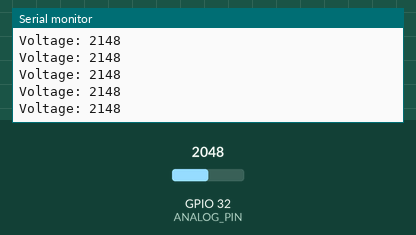
This sketch was run on a simulated ESP32. On the bench: the last lines printed to the serial monitor. Inputs (shaded band) come from the test bench; at power-on: GPIO 32 (ANALOG_PIN) = 2048. WiFi joins after 1.5 s; servers stay silent unless stated; uploads are accepted with an empty reply.

Above: at 6.5 s.
6.6 s: GPIO 32 (ANALOG_PIN) set to 491
At 6.76 s:
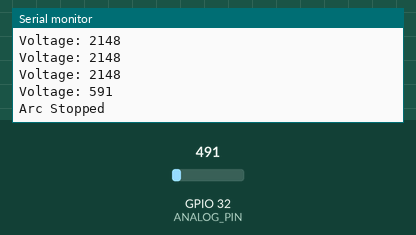
8.1 s: GPIO 32 (ANALOG_PIN) set to 640
At 8.27 s:
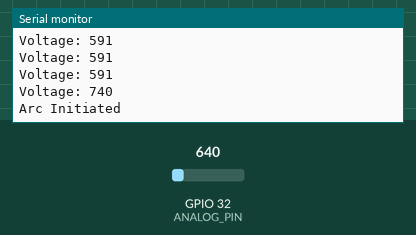
Timing chart, 0 to 11.1 s (numbered marks = the images above; inputs shaded):
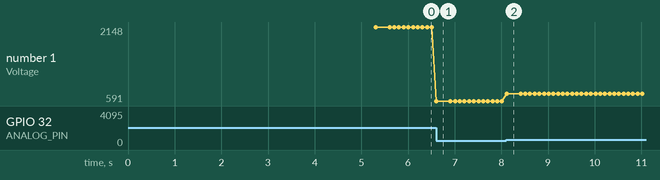

The sketch:

Little_SPARC_Source_Code.ino
```cpp
#include <esp_task_wdt.h>

//---- Website ----
#include <HTTPClient.h>
#include <WiFi.h>
#include <WiFiMulti.h>

HTTPClient http;
String Link, LinkTiming, Mode, Status, payload;
int httpCode;

WiFiMulti wifiMulti;

bool arcDetected = false;
bool uidRead = false;
String uid = "RONSTAN-2";
String weldID;
String currentTime;
unsigned long arcInitiatedTime = 0;
bool arcInitiated = false;
unsigned long arcStartTime = 0; // Variable to track the start time of arc initiation

float sumCurrentDC = 0;
int counterCurrentDC = 0;
bool initializationDone = false;

float averageCurrentDC = 0.0;  // Variable to store the average currentDC during arc-on period

const char *ssid1 = "ico";
const char *password1 = "19403054";
const char *host1 = "test.sparcmonitoring.com";

const char *ssid2 = "MetronARC";
const char *password2 = "2468g0a7";
const char *host2 = "ronstan.sparcmonitoring.com";

const char *ssid3 = "MetronARCs Technology";
const char *password3 = "2468g0a7A7B7*";
const char *host3 = "ronstan.sparcmonitoring.com";

const char* host = "";
String machineID = "RONSTAN-2";
byte statusKoneksi;

int area = 1;

const float FACTOR = 50; //50A/1V from teh CT
const float multiplier = 0.0000394;
int16_t currentRMS, currentDC, newCurrentDC;

long millisSebelum;
byte detik, menit, jam;
String detikS, menitS, jamS, jmdS;
byte statusWaktu;
String statusT;

unsigned long previousMillis = 0;
const int period = 1;

const float ESPVCC = 3.3; // Voltage of your Arduino
const unsigned long VALUE_R1 = 21500;
const unsigned long VALUE_R2 = 3280;
const double VOLTAGE_SOURCE = 25.4;
const int ANALOG_PIN = 32;
const int INPUT_RESOLUTION = 4096;
const float AVERAGE_OF = 500;

int analogValue;
int voltageMillivolts;
float voltage;
float calibration;
char voltageString[10]; // Global variable for voltage string
float voltageAverage;

unsigned long previousCheckTimeMillis = 0;
const unsigned long checkTimeInterval = 60000; // 10 seconds in milliseconds

void heartBeat() {
  String startReading = "heartBeat";
  Link = "https://" + String(host) + "/backEnd/checkTime.php?State=" + startReading + "&MachineID=" + machineID + "&weldID=" + weldID;

  int retryCount = 0;
  const int maxRetries = 10;  // Maximum number of retries before resetting the ESP32
  unsigned long retryInterval = 1000;  // Interval between retries in milliseconds
  unsigned long retryStartTime = millis();  // Store the start time for retries

  while (true) {
    http.begin(Link);
    httpCode = http.GET();

    if (httpCode == 200) {
      payload = http.getString();
      Serial.println("HTTP GET response: " + String(httpCode));

      payload.trim();
      Serial.println("Payload: " + payload);

      currentTime = payload;
      http.end();
      break;  // Exit the loop if the response is successful
    } else {
      Serial.println("HTTP GET failed. Retrying...");
      retryCount++;  // Increment the retry counter

      // Wait for the retry interval before trying again
      while (millis() - retryStartTime < retryInterval) {
        // Do nothing, just wait for the retry interval to pass
      }
      retryStartTime = millis();  // Reset the start time for the next retry

      if (retryCount >= maxRetries) {
        Serial.println("HTTP GET failed after maximum retries. Resetting ESP32...");
        delay(2000);  // Wait for 2 seconds before resetting (keeping this delay for resetting)
        ESP.restart();  // Reset the ESP32
      }
    }
  }
}

void firstHeartBeat() {
  String startReading = "firstHeartBeat";
  Link = "https://" + String(host) + "/backEnd/checkFirst.php?State=" + startReading + "&MachineID=" + machineID + "&Area=" + area + "&weldID=" + weldID + "&UID=" + uid;

  int retryCount = 0;
  const int maxRetries = 10;
  unsigned long retryStartTime = 0;
  bool retrying = false;

  while (true) {
    if (!retrying || millis() - retryStartTime >= 1000) { // 1 second retry interval
      http.begin(Link);
      int httpCode = http.GET();

      if (httpCode == 200) {
        String payload = http.getString();
        Serial.println("HTTP GET response: " + String(httpCode));
        payload.trim();
        Serial.println("Payload: " + payload);

        currentTime = payload;
        http.end();
        break;
      } else {
        Serial.println("HTTP GET failed. Retrying...");
        retrying = true;
        retryStartTime = millis();
        retryCount++;

        if (retryCount >= maxRetries) {
          Serial.println("HTTP GET failed after maximum retries. Resetting ESP32...");
          delay(2000);
          ESP.restart();
        }
      }
    }
  }
}


void checkWeldID() {
  String startReading = "Start";
  Link = "https://" + String(host) + "/backEnd/checkWeldID.php?State=" + startReading + "&MachineID=" + machineID;

  int retryCount = 0;
  const int maxRetries = 10;  // Maximum number of retries before resetting the ESP32
  unsigned long retryInterval = 1000;  // 1 second interval between retries
  unsigned long lastRetryTime = 0;     // Timestamp of the last retry

  while (true) {
    if (millis() - lastRetryTime >= retryInterval) {
      lastRetryTime = millis();

      http.begin(Link);
      int httpCode = http.GET();

      if (httpCode == 200) {
        String payload = http.getString();
        Serial.println("HTTP GET response: " + String(httpCode));

        payload.trim();
        Serial.println("Payload: " + payload);

        weldID = payload;
        http.end();
        break;  // Exit the loop if the response is successful
      } else {
        Serial.println("HTTP GET failed. Retrying...");
        retryCount++;  // Increment the retry counter

        if (retryCount >= maxRetries) {
          Serial.println("HTTP GET failed after maximum retries. Resetting ESP32...");
          delay(2000);  // Wait for 2 seconds before resetting
          ESP.restart();  // Reset the ESP32
        }
      }
    }
  }
}


void httpGet()
{
  http.begin(Link);
  httpCode = http.GET();
  payload = http.getString();
  Serial.println("HTTP GET response: " + String(httpCode));
  Serial.println(payload);
  http.end();
}

void kirimAwal() {
  Status = "Inactive";
  Mode = "";
  Link = "https://" + String(host) + "/backEnd/kirimInfo2.php?UID=" + uid + "&Status=" + Status + "&Mode=" + Mode + "&Area=" + area +
  "&weldID=" + weldID + "&MachineID=" + machineID;

    http.begin(Link);
    httpCode = http.GET();

      payload = http.getString();
      Serial.println("HTTP GET response: " + String(httpCode));
      Serial.println(payload);
      http.end();
}

void sendLogin() {
  Status = "Active";
  Mode = "Login";

  Serial.println("First Tap");

  Link = "https://" + String(host) + "/backEnd/kirimInfo2.php?UID=" + uid + "&Status=" + Status + "&Mode=" + Mode + "&Area="
  + area + "&weldID=" + weldID + "&MachineID=" + machineID + "&Timing=" + jmdS;

  int retryCount = 0;
  const int maxRetries = 10;  // Maximum number of retries before resetting the ESP32
  unsigned long retryInterval = 1000;  // 1 second interval between retries
  unsigned long lastRetryTime = 0;     // Timestamp of the last retry

  // Loop until a successful HTTP response is received
  while (true) {
    if (millis() - lastRetryTime >= retryInterval) {
      lastRetryTime = millis();

      http.begin(Link);
      int httpCode = http.GET();

      if (httpCode == 200) {
        String payload = http.getString();
        Serial.println("HTTP GET response: " + String(httpCode));
        Serial.println(payload);
        http.end();
        break;  // Exit the loop if the response is successful
      } else {
        Serial.println("HTTP GET failed. Retrying...");
        retryCount++;  // Increment the retry counter

        if (retryCount >= maxRetries) {
          Serial.println("HTTP GET failed after maximum retries. Resetting ESP32...");
          delay(2000);  // Wait for 2 seconds before resetting
          ESP.restart();  // Reset the ESP32
        }
      }
    }
  }
}

void kirimArcOn() {
  Status = "ArcOn";
  Link = "https://" + String(host) + "/backEnd/kirimWaktu2.php?Timing=" + jmdS + "&Status=" + Status + "&MachineID=" + machineID +
         "&weldID=" + weldID + "&Area=" + area + "&UID=" + uid + "&Status="
         + Status + "&currentDC=" + currentDC + "&Mode=" + Mode;

  int retryCount = 0;
  const int maxRetries = 10;  // Maximum number of retries before resetting the ESP32
  unsigned long retryInterval = 1000;  // 1 second interval between retries
  unsigned long lastRetryTime = 0;     // Timestamp of the last retry

  // Loop until a successful HTTP response is received
  while (true) {
    if (millis() - lastRetryTime >= retryInterval) {
      lastRetryTime = millis();

      http.begin(Link);
      int httpCode = http.GET();

      if (httpCode == 200) {
        String payload = http.getString();
        Serial.println("HTTP GET response: " + String(httpCode));
        Serial.println(payload);
        http.end();
        break;  // Exit the loop if the response is successful
      } else {
        Serial.println("HTTP GET failed. Retrying...");
        retryCount++;  // Increment the retry counter

        if (retryCount >= maxRetries) {
          Serial.println("HTTP GET failed after maximum retries. Resetting ESP32...");
          delay(2000);  // Wait for 2 seconds before resetting
          ESP.restart();  // Reset the ESP32
        }
      }
    }
  }
}

void kirimArcOff() {
  Status = "ArcOff";

  // Include the average CurrentDC in the request
  Link = "https://" + String(host) + "/backEnd/kirimWaktu2.php?Timing=" + jmdS + "&Status=" + Status + "&MachineID=" + machineID +
         "&Area=" + area + "&UID=" + uid + "&Status=" + Status + "&currentDC=" + averageCurrentDC + "&weldID=" + weldID + "&voltageAverage=" + String(voltageAverage);

  int retryCount = 0;
  const int maxRetries = 10;  // Maximum number of retries before resetting the ESP32
  unsigned long retryInterval = 1000;  // 1 second interval between retries
  unsigned long lastRetryTime = 0;     // Timestamp of the last retry

  while (true) {
    if (millis() - lastRetryTime >= retryInterval) {
      lastRetryTime = millis();

      http.begin(Link);
      int httpCode = http.GET();

      if (httpCode == 200) {
        String payload = http.getString();
        Serial.println("HTTP GET response: " + String(httpCode));
        Serial.println(payload);
        http.end();
        break;  // Exit the loop if the response is successful
      } else {
        Serial.println("HTTP GET failed. Retrying...");
        retryCount++;  // Increment the retry counter

        if (retryCount >= maxRetries) {
          Serial.println("HTTP GET failed after maximum retries. Resetting ESP32...");
          delay(2000);  // Wait for 2 seconds before resetting
          ESP.restart();  // Reset the ESP32
        }
      }
    }
  }

  // Reset averageCurrentDC for the next arc-on period
  averageCurrentDC = 0.0;
}


void kirimArcCheck() {
  Status = "ArcCheck";
  Link = "https://" + String(host) + "/backEnd/kirimWaktu2.php?Timing=" + jmdS + "&Status=" + Status + "&MachineID=" + machineID +
         "&weldID=" + weldID + "&Area=" + area + "&UID=" + uid + "&Status=" + Status + "&currentDC=" + currentDC + "&Mode=" + Mode;

    http.begin(Link);
    int httpCode = http.GET();

      payload = http.getString();
      Serial.println("HTTP GET response: " + String(httpCode));
      Serial.println(payload);
}

void connectToWiFi() {
  // Add the SSIDs and passwords for both networks
  wifiMulti.addAP(ssid1, password1);
  wifiMulti.addAP(ssid2, password2);
  wifiMulti.addAP(ssid3, password3);

  int attempts = 0;
  const int maxAttempts = 5;

  Serial.println("Connecting to WiFi...");

  // Attempt to connect to WiFi networks
  while (wifiMulti.run() != WL_CONNECTED && attempts < maxAttempts) {
    Serial.println("Trying to connect to WiFi...");
    delay(5000); // Wait for the connection
    attempts++;
  }

  // Check the connection result
  if (wifiMulti.run() == WL_CONNECTED) {
    if (WiFi.SSID() == ssid1) {
      host = host1;
    } else if (WiFi.SSID() == ssid2) {
      host = host2;
    } else if (WiFi.SSID() == ssid3) {
      host = host3;
    }

    Serial.println("WiFi connected");
  } else {
    Serial.println("WiFi failed to connect after several tries");
  }
}

void setup() {
  Serial.begin(115200);

  // Initialize the watchdog timer
  esp_task_wdt_init(20, true);  // 20 seconds timeout, and panic if timeout occurs
  esp_task_wdt_add(NULL);       // Add the current task to the watchdog

  connectToWiFi();

  checkWeldID();
  delay(1000);
  kirimAwal();
  delay(1000);
  sendLogin();
  delay(1000);
  firstHeartBeat();
}

void loop() {
  readVoltage();

  esp_task_wdt_reset();

  unsigned long currentTime = millis();

  unsigned long currentMillis = millis();

  if (currentMillis - previousCheckTimeMillis >= checkTimeInterval) {
    heartBeat();
    previousCheckTimeMillis = currentMillis;
  }

  Serial.print("Voltage: ");
  Serial.println(voltageMillivolts);

  // Check if the arc is initiated or stopped
  if (voltageMillivolts > 600 && !arcInitiated) {
    Serial.println("Arc Initiated");
    kirimArcOn();
    arcInitiated = true;
    arcStartTime = currentTime; // Record the time when the arc is initiated
  } else if (voltageMillivolts <= 600 && arcInitiated) {
    Serial.println("Arc Stopped");
    kirimArcOff();
    arcInitiated = false;
  }

  // Check if the arc has been initiated for 6 seconds
  if (arcInitiated && (currentTime - arcStartTime >= 6000)) {
    Serial.println("Warning: Arc has been initiated for 6 seconds");
    kirimArcCheck();
    arcStartTime = currentTime; // Reset the start time to trigger the next warning after another 6 seconds
  }

  delay(100); // Adding a small delay to make the serial output readable
}


void readVoltage() {
  analogValue = analogRead(ANALOG_PIN);
  voltageMillivolts = analogValue + 100;

  float sensedVoltage = voltageMillivolts * (ESPVCC / (float)INPUT_RESOLUTION);
  voltage = sensedVoltage / ((float)VALUE_R2 / ((float)VALUE_R1 + (float)VALUE_R2));
  calibration = (1.0447 * voltage) + 1.2885;
}

float getVoltageAverage() {
  float tempAverageVoltage = 0;
  for (int i = 0; i < AVERAGE_OF; i++) {
    readVoltage();
    tempAverageVoltage += calibration;
  }
  return tempAverageVoltage / AVERAGE_OF;
}
```

Measured:
- after the input at 6.6 s, the serial monitor: prints a new line at once (image 1)
- after the input at 8.1 s, the serial monitor: prints a new line at once (image 2)
- plotted number 1: 2148 → 591 after the input at 6.6 s, 591 → 740 after the input at 8.1 s
